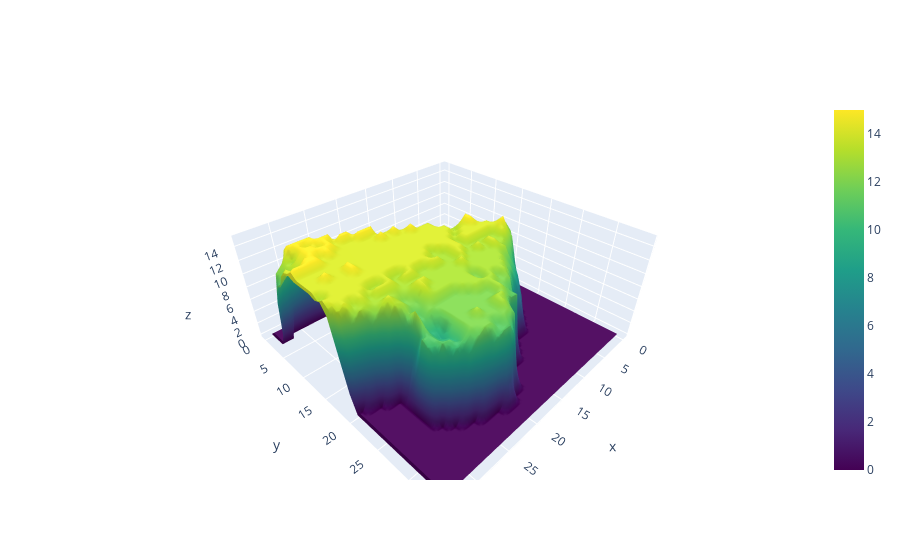

Here is the notebook cell this chart was saved with:
### Code cell
import plotly.graph_objs as go
import plotly.graph_objects as go
import pandas as pd
import numpy as np

df = pd.read_pickle('datasets\pick-it\dataset_3d_vnir_xrt.pkl')
def plot_mesh(df, index=0):
    data = df["data_cube"][index][0]
    data = np.pad(data, (3, 3), mode='constant', constant_values=(0, 0))
    x = np.arange(0, data.shape[0], 1)
    y = np.arange(0, data.shape[1], 1)
    mesh = go.Surface(x=x, y=y, z=data, colorscale="Viridis")
    fig = go.Figure(data=[mesh])
    fig.show()
    
plot_mesh(df, index=2890)

### Figure 1 — Plotly figure (JSON) as saved in the notebook; plotly's stock layout.template omitted (floating-point values rounded to 4 significant figures; data arrays with more than 128 entries replaced by an {"elided": "..."} marker saying what was removed)
{"data": [{"colorscale": [[0, "#440154"], [0.1111, "#482878"], [0.2222, "#3e4989"], [0.3333, "#31688e"], [0.4444, "#26828e"], [0.5556, "#1f9e89"], [0.6667, "#35b779"], [0.7778, "#6ece58"], [0.8889, "#b5de2b"], [1, "#fde725"]], "type": "surface", "x": [0, 1, 2, 3, 4, 5, 6, 7, 8, 9, 10, 11, 12, 13, 14, 15, 16, 17, 18, 19, 20, 21, 22, 23, 24, 25, 26, 27, 28, 29, 30, 31, 32, 33, 34], "y": [0, 1, 2, 3, 4, 5, 6, 7, 8, 9, 10, 11, 12, 13, 14, 15, 16, 17, 18, 19, 20, 21, 22, 23, 24, 25, 26, 27, 28, 29, 30, 31, 32, 33, 34, 35, 36, 37, 38, 39, 40, 41, 42], "z": {"elided": "35x43 int values"}}], "layout": {}}
